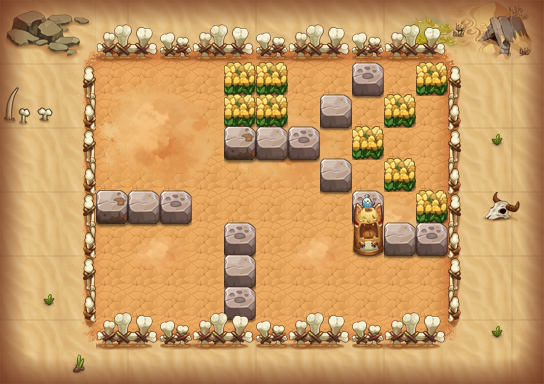

This is a level from a 2D game, rendered from its Tiled map with the project's own tilesets. A one-line summary and the map file follow, with tile-layer data summarised:
An orthogonal 17x12 tile map with 32x32 px tiles, 16 tile layers (PASS, 块层 2, 块层 16, 块层 4, ...) and 10 objects (7x TRAP, 2x ysg1, PLAYER).

<map version="1.0" orientation="orthogonal" width="17" height="12" tilewidth="32" tileheight="32">
 <properties>
  <property name="DESTRY1" value="255" />
  <property name="DESTRY2" value="314" />
  <property name="DESTRY3" value="224" />
  <property name="DESTRY_COUNT" value="3" />
  <property name="EXP" value="275" />
  <property name="ITEM" value="D006" />
  <property name="MONEY" value="413" />
 </properties>
 <tileset firstgid="1" name="hmpy" tilewidth="32" tileheight="32">
  <image source="hmpy.png" width="500" height="1024" />
 </tileset>
 <layer name="PASS" width="17" height="12">
  <data>[204 cells, 142 non-empty, 10 distinct tile ids]</data>
 </layer>
 <layer name="块层 2" width="17" height="12">
  <data>[204 cells, 130 non-empty, 25 distinct tile ids]</data>
 </layer>
 <layer name="块层 16" width="17" height="12">
  <data>[204 cells, 64 non-empty, 60 distinct tile ids]</data>
 </layer>
 <layer name="块层 4" width="17" height="12">
  <data>[204 cells, 24 non-empty, 6 distinct tile ids]</data>
 </layer>
 <layer name="块层 3" width="17" height="12">
  <data>[204 cells, 53 non-empty, 10 distinct tile ids]</data>
 </layer>
 <layer name="块层 5" width="17" height="12">
  <data>[204 cells, 25 non-empty, 6 distinct tile ids]</data>
 </layer>
 <layer name="块层 15" width="17" height="12">
  <data>[204 cells, 58 non-empty, 5 distinct tile ids]</data>
 </layer>
 <layer name="SHELTER 9" width="17" height="12">
  <data>[204 cells, 11 non-empty, 3 distinct tile ids]</data>
 </layer>
 <layer name="SHELTER 8" width="17" height="12">
  <data>[204 cells, 1 non-empty, 1 distinct tile ids]</data>
 </layer>
 <layer name="SHELTER 7" width="17" height="12">
  <data>[204 cells, 1 non-empty, 1 distinct tile ids]</data>
 </layer>
 <layer name="SHELTER 6" width="17" height="12">
  <data>[204 cells, 4 non-empty, 3 distinct tile ids]</data>
 </layer>
 <layer name="SHELTER 5" width="17" height="12">
  <data>[204 cells, 5 non-empty, 4 distinct tile ids]</data>
 </layer>
 <layer name="SHELTER 4" width="17" height="12">
  <data>[204 cells, 2 non-empty, 2 distinct tile ids]</data>
 </layer>
 <layer name="SHELTER 3" width="17" height="12">
  <data>[204 cells, 4 non-empty, 4 distinct tile ids]</data>
 </layer>
 <layer name="SHELTER 2" width="17" height="12">
  <data>[204 cells, 4 non-empty, 2 distinct tile ids]</data>
 </layer>
 <layer name="SHELTER 1" width="17" height="12">
  <data>[204 cells, 4 non-empty, 2 distinct tile ids]</data>
 </layer>
 <objectgroup name="对象层 1" width="17" height="12">
  <object name="PLAYER" type="PLAYER" x="128" y="64" width="32" height="32" />
  <object name="block1" type="TRAP" x="192" y="192" width="32" height="32">
   <properties>
    <property name="trap_ani" value="blok1.actor" />
    <property name="trap_blok" value="true" />
    <property name="trap_id" value="0" />
   </properties>
  </object>
  <object name="fire1" type="TRAP" x="352" y="224" width="32" height="96">
   <properties>
    <property name="trap_id" value="1" />
    <property name="trap_particle" value="trap_fire_down_up_3.plist" />
    <property name="trap_state" value="open" />
   </properties>
  </object>
  <object name="ysg1" x="320" y="128" width="32" height="32">
   <properties>
    <property name="quality" value="ysg1.quality" />
   </properties>
  </object>
  <object name="zi_dan_left1" type="TRAP" x="256" y="160" width="32" height="32">
   <properties>
    <property name="trap_ani" value="fire_cat_left.actor" />
    <property name="trap_delay" value="2" />
    <property name="trap_id" value="0" />
    <property name="trap_script" value="trap(&quot;zi_dan_left1&quot;):setAtkPower(target(&quot;PLAYER&quot;):getHP()*0.1);trap(&quot;zi_dan_left1&quot;):turnLeft(); trap(&quot;zi_dan_left1&quot;):getAI():getActions():addObject( AIUseSkill:create(   SkillLua:create(&quot;skill_0001&quot;)  )  );" />
    <property name="trap_start_mode" value="2" />
    <property name="trap_state" value="open" />
   </properties>
  </object>
  <object name="block_control1" type="TRAP" x="288" y="96" width="32" height="32">
   <properties>
    <property name="trap_ani" value="switch.actor" />
    <property name="trap_floor" value="true" />
    <property name="trap_id" value="0" />
    <property name="trap_script" value="trap(&quot;block_control1&quot;):setOpened(false);trap(&quot;block1&quot;):setOpened(false)" />
    <property name="trap_sound_id" value="2" />
    <property name="trap_start_mode" value="0" />
    <property name="trap_state" value="open" />
   </properties>
  </object>
  <object name="mp1" type="TRAP" x="416" y="288" width="32" height="32">
   <properties>
    <property name="trap_ani" value="mp.actor" />
    <property name="trap_floor" value="true" />
    <property name="trap_id" value="0" />
    <property name="trap_script" value="trap_moveto(&quot;PLAYER&quot;, &quot;mp1&quot;,target(&quot;mp2&quot;):getX(),target(&quot;mp2&quot;):getY() );" />
    <property name="trap_sound_id" value="1" />
    <property name="trap_start_mode" value="0" />
    <property name="trap_state" value="open" />
   </properties>
  </object>
  <object name="mp2" type="TRAP" x="416" y="128" width="32" height="32">
   <properties>
    <property name="trap_ani" value="mp.actor" />
    <property name="trap_floor" value="true" />
    <property name="trap_id" value="0" />
    <property name="trap_script" value="trap_moveto(&quot;PLAYER&quot;, &quot;mp2&quot;,target(&quot;mp1&quot;):getX(),target(&quot;mp1&quot;):getY() );" />
    <property name="trap_sound_id" value="1" />
    <property name="trap_start_mode" value="0" />
    <property name="trap_state" value="open" />
   </properties>
  </object>
  <object name="fire_control1" type="TRAP" x="96" y="256" width="32" height="32">
   <properties>
    <property name="trap_ani" value="switch.actor" />
    <property name="trap_floor" value="true" />
    <property name="trap_id" value="0" />
    <property name="trap_script" value="trap(&quot;fire_control1&quot;):setOpened( false ); trap(&quot;fire1&quot;):setVisit( false );" />
    <property name="trap_sound_id" value="2" />
    <property name="trap_start_mode" value="0" />
    <property name="trap_state" value="open" />
   </properties>
  </object>
  <object name="ysg1" x="160" y="256" width="32" height="32">
   <properties>
    <property name="quality" value="ysg1.quality" />
   </properties>
  </object>
 </objectgroup>
</map>
